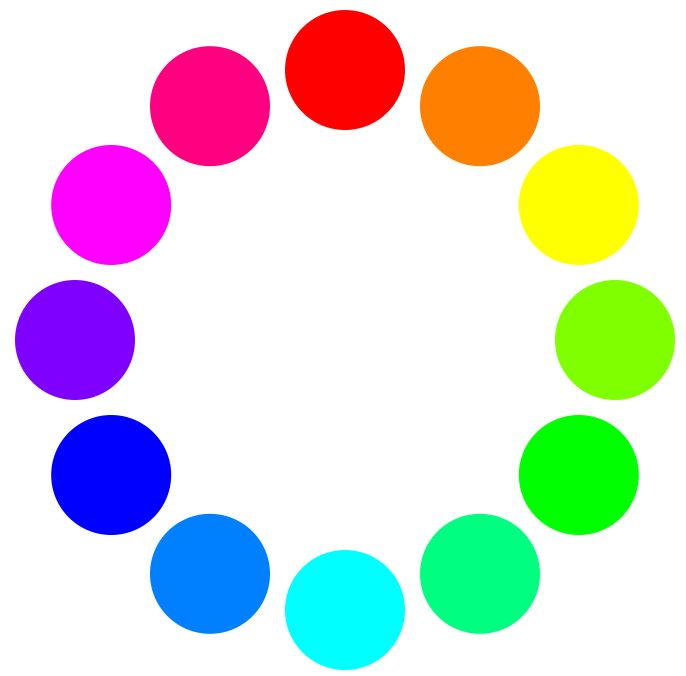
#> input picture testImage.jpg, 686 x 676 px
$ python color_recognition.py
#> lines starting #> are read from the running program, lines starting #| are printed output that depends on the picture; after the words box and inside, x2 and y2 are one past the last pixel; in counts of white or black regions, pixels touching at a corner belong together
import cv2
import numpy as np

image = cv2.imread('testImage.jpg')
#> image is the input picture: shape (676, 686, 3); mean B, G, R 217.3, 217.5, 217.3
hsv = cv2.cvtColor(image, cv2.COLOR_BGR2HSV)
#> hsv: shape (676, 686, 3); mean H, S, V 33.1, 74.8, 254.4

colors = {
    'Red': ([0, 120, 70], [10, 255, 255]),
    'Green': ([40, 40, 40], [70, 255, 255]),
    'Blue': ([100, 150, 0], [140, 255, 255]),
    'Cyan': ([81, 100, 100], [93, 255, 255]),
    'Yellow': ([20, 100, 100], [30, 255, 255]),
    'Pink': ([140, 100, 100], [170, 255, 255]),
    'Orange': ([10, 100, 20], [25, 255, 255]),
    'Purple': ([130, 50, 50], [160, 255, 255])
}

for color_name, (lower, upper) in colors.items():
    lower_np = np.array(lower)
    upper_np = np.array(upper)
    mask = cv2.inRange(hsv, lower_np, upper_np)

    contours, _ = cv2.findContours(mask, cv2.RETR_TREE, cv2.CHAIN_APPROX_SIMPLE)

    for cnt in contours:
        area = cv2.contourArea(cnt)
        if area > 500:
            x, y, w, h = cv2.boundingRect(cnt)
            cv2.rectangle(image, (x, y), (x+w, y+h), (0, 255, 0), 2)
            cv2.putText(image, f'{color_name}', (x, y - 10), cv2.FONT_HERSHEY_SIMPLEX, 0.7, (0, 255, 0), 2)
#> this loop made 8 passes
#> pass 1, `mask = cv2.inRange(hsv, lower_np, upper_np)`:
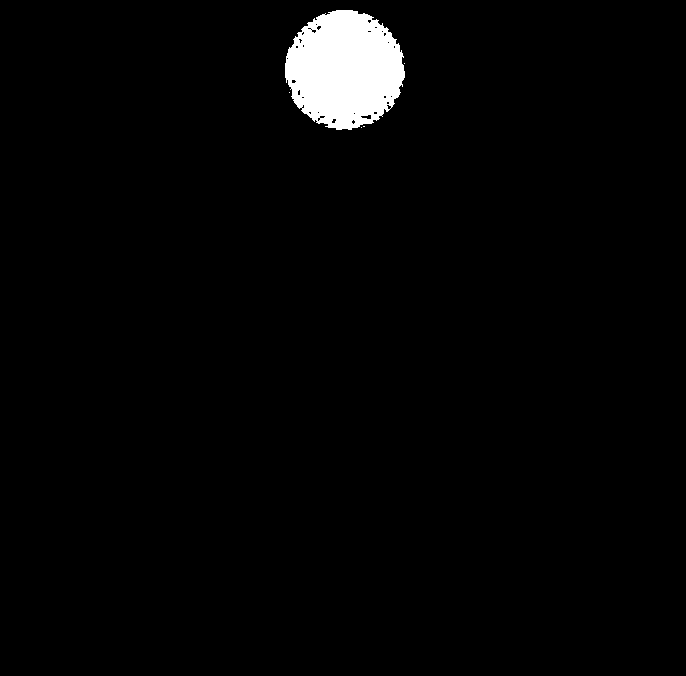
#> mask: shape (676, 686); 2.3% white; 5 white regions (4 under 20 px), largest, box (x1, y1, x2, y2) and area: (285, 10, 405, 130) 10834
#> pass 2, `mask = cv2.inRange(hsv, lower_np, upper_np)`:
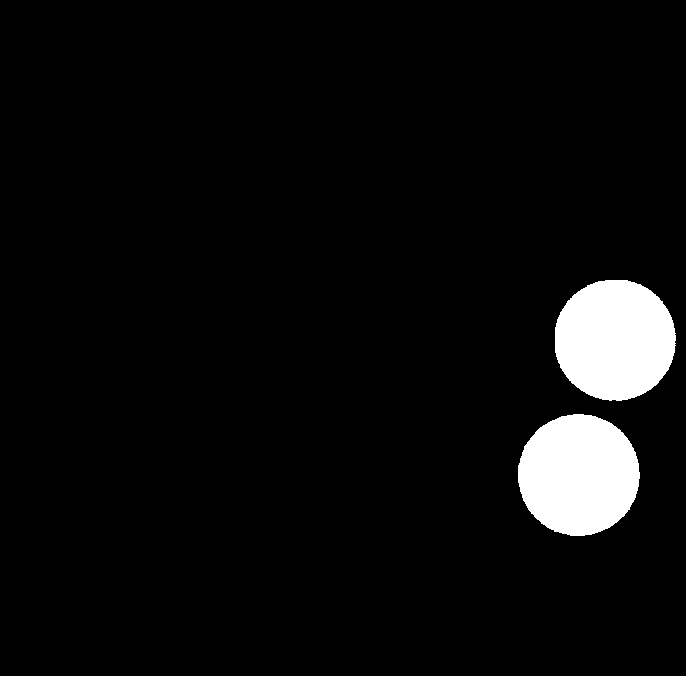
#> mask: shape (676, 686); 5% white; 2 white regions, box (x1, y1, x2, y2) and area: (518, 414, 640, 536) 11641, (555, 280, 676, 401) 11606
#> pass 3, `mask = cv2.inRange(hsv, lower_np, upper_np)`:
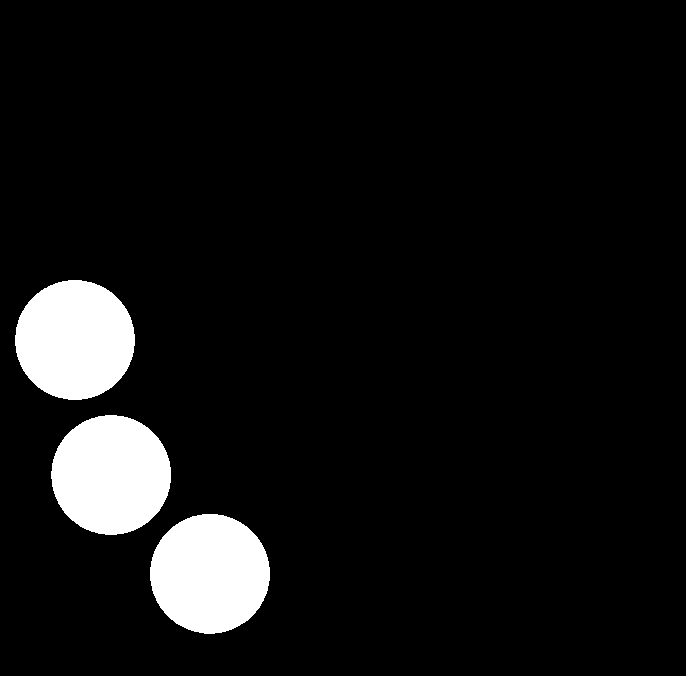
#> mask: shape (676, 686); 7.3% white; 3 white regions, box (x1, y1, x2, y2) and area: (15, 280, 135, 400) 11275, (51, 415, 171, 535) 11264, (150, 514, 270, 634) 11261
#> after the loop:
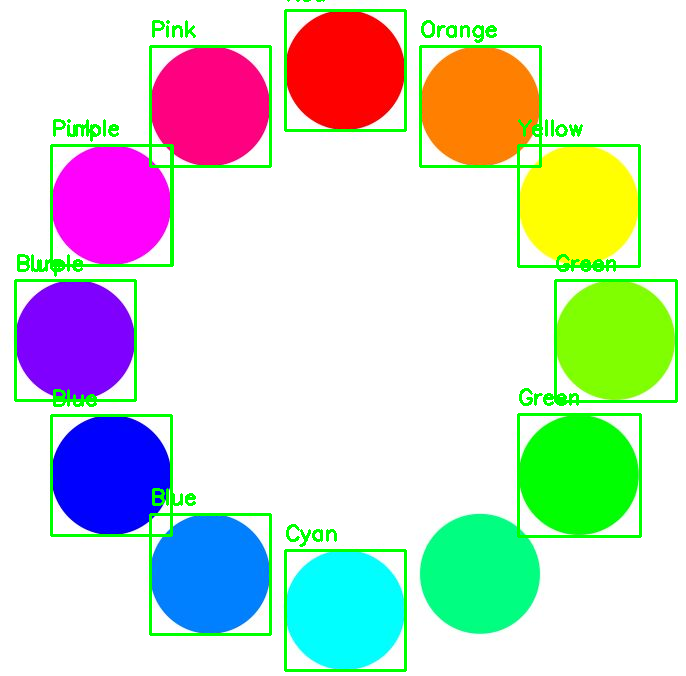
#> image: shape (676, 686, 3); 4.4% of pixels changed, all inside (x1, y1, x2, y2) = (14, 0, 678, 672)
#> after the loop:
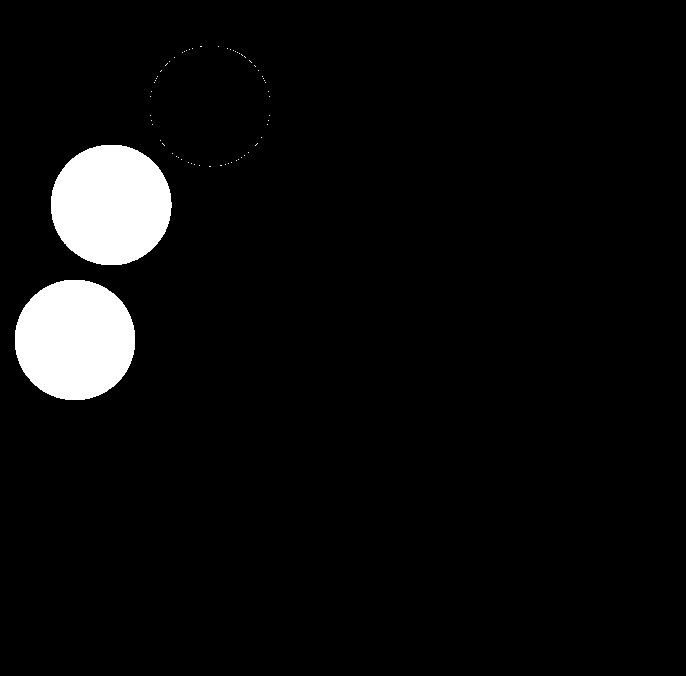
#> mask: shape (676, 686); 5% white; 64 white regions (62 under 20 px), largest, box (x1, y1, x2, y2) and area: (51, 145, 172, 265) 11471, (15, 280, 135, 400) 11448

cv2.imshow('Multi Color Recognition', image)
cv2.waitKey(0)
cv2.destroyAllWindows()
